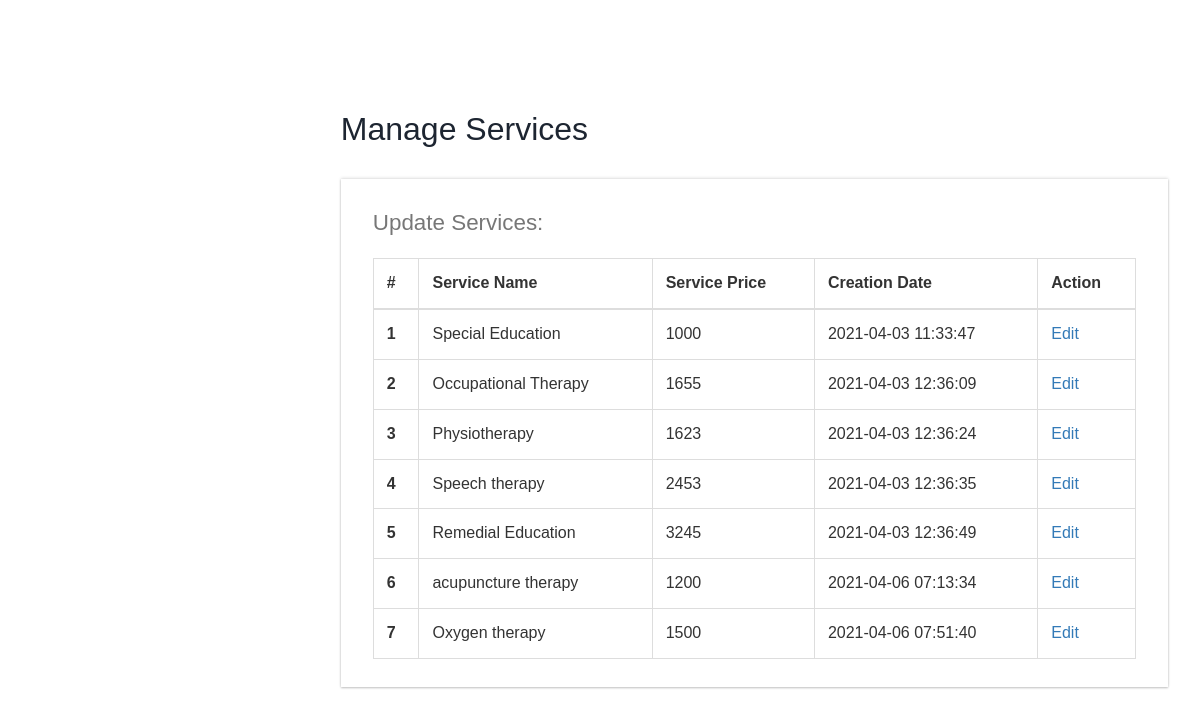
Screenshot of /manage-services.php (signed in) with the database file from the repository.
### tables this page shows
CREATE TABLE `tblservices` (
  `ID` int(10) NOT NULL,
  `ServiceName` varchar(200) DEFAULT NULL,
  `Cost` int(10) DEFAULT NULL,
  `CreationDate` timestamp NULL DEFAULT current_timestamp()
);

### manage-services.php (the view, shortened to what this page needs)
<?php
if (strlen($_SESSION['ODABSaid']==0)) {
  header('location:logout.php');
  } else{
  ?>
<!DOCTYPE HTML>
<html>
<head>
<link href="css/bootstrap.css" rel='stylesheet' type='text/css' />
<link href="css/style.css" rel='stylesheet' type='text/css' />
<link href="css/font-awesome.css" rel="stylesheet">
<link href="css/animate.css" rel="stylesheet" type="text/css" media="all">
<link href="css/custom.css" rel="stylesheet">
</head>
<body class="cbp-spmenu-push">
	<div class="main-content">
		<div id="page-wrapper">
			<div class="main-page">
				<div class="tables">
					<h3 class="title1">Manage Services</h3>
					<div class="table-responsive bs-example widget-shadow">
						<h4>Update Services:</h4>
						<table class="table table-bordered"> <thead> <tr> <th>#</th> <th>Service Name</th> <th>Service Price</th> <th>Creation Date</th><th>Action</th> </tr> </thead> <tbody>
<?php
$ret=mysqli_query($con,"select *from  tblservices");
$cnt=1;
while ($row=mysqli_fetch_array($ret)) {
?>
						 <tr> <th scope="row"><?php echo $cnt;?></th> <td><?php  echo $row['ServiceName'];?></td> <td><?php  echo $row['Cost'];?></td><td><?php  echo $row['CreationDate'];?></td> <td><a href="edit-services.php?editid=<?php echo $row['ID'];?>">Edit</a></td> </tr>   <?php
$cnt=$cnt+1;
}?></tbody> </table>
					</div>
				</div>
			</div>
		</div>
	</div>
</body>
</html>
<?php }  ?>

### style.css (style rules this page uses)
h4, h5, h6, h1, h2, h3 { margin: 0; }
html, body { font-family: "Quicksand",sans-serif; font-size: 100%; overflow-x: hidden; background: #fff; }
body a { transition: 0.5s all ease; -webkit-transition: 0.5s all ease; -moz-transition: 0.5s all ease; -o-transition: 0.5s all ease; -ms-transition: 0.5s all ease; text-decoration:none; }
h1,h2,h3,h4,h5,h6 { margin:0; }
.main-content { position: relative; }
.cbp-spmenu-push { overflow-x: hidden; position: relative; }
.cbp-spmenu, .cbp-spmenu-push { -webkit-transition: all 0.3s ease; -moz-transition: all 0.3s ease; transition: all 0.3s ease; }
.cbp-spmenu-push div#page-wrapper { margin: 0 0 0 19.3em; transition:.5s all; -webkit-transition:.5s all; -moz-transition:.5s all; }
.widget-shadow { background-color: #fff; box-shadow: 0 -1px 3px rgba(0,0,0,.12),0 1px 2px rgba(0,0,0,.24); -webkit-box-shadow: 0 -1px 3px rgba(0,0,0,.12),0 1px 2px rgba(0,0,0,.24); -moz-box-shadow: 0 -1px 3px rgba(0,0,0,.12),0 1px 2px rgba(0,0,0,.24); }
h3.title1 { font-size: 2em; color: #1d2531; margin-bottom: 0.8em; }
.table > thead > tr > th, .table > tbody > tr > th, .table > tfoot > tr > th, .table > thead > tr > td, .table > tbody > tr > td, .table > tfoot > tr > td { border-top: none; }
.tables h4 { font-size: 1.4em; margin-bottom: 1em; color: #777777; }
.tables .panel-body ,.tables .bs-example { padding: 2em 2em 0.5em; }
.tables .table > thead > tr > th, .tables .table > tbody > tr > th, .tables .table > tfoot > tr > th, .tables .table > thead > tr > td, .tables .table > tbody > tr > td, .tables .table > tfoot > tr > td { padding: 13px; border-top: 1px solid #E0E0E0; }
.bs-example { margin-top: 2em; }

### custom.css (style rules this page uses)
#page-wrapper { padding:7em 2em 2.5em; }

### rows the page displays
tblservices: ServiceName "Special Education", Cost "1000", CreationDate "2021-04-03 11:33:47"
tblservices: ServiceName "Occupational Therapy", Cost "1655", CreationDate "2021-04-03 12:36:09"
tblservices: ServiceName "Physiotherapy", Cost "1623", CreationDate "2021-04-03 12:36:24"
tblservices: ServiceName "Speech therapy", Cost "2453", CreationDate "2021-04-03 12:36:35"
tblservices: ServiceName "Remedial Education", Cost "3245", CreationDate "2021-04-03 12:36:49"
tblservices: ServiceName "acupuncture therapy", Cost "1200", CreationDate "2021-04-06 07:13:34"
tblservices: ServiceName "Oxygen therapy", Cost "1500", CreationDate "2021-04-06 07:51:40"
